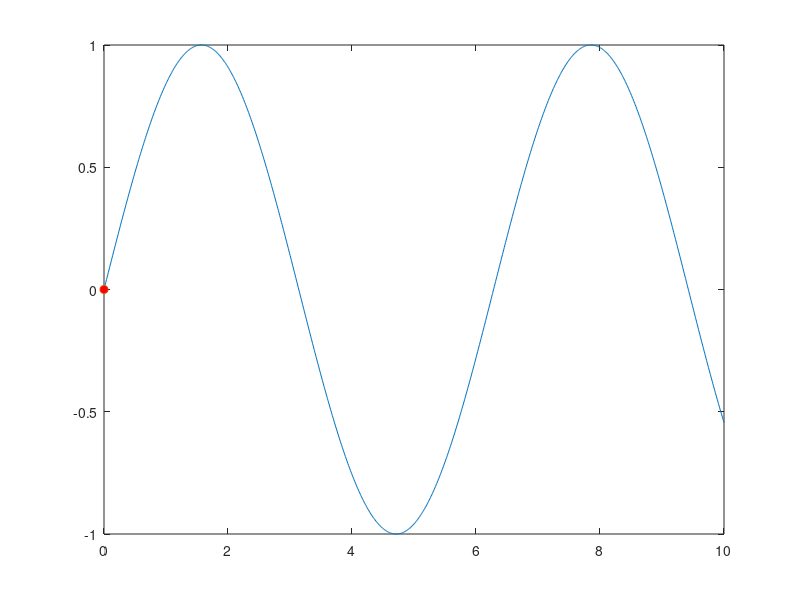

This figure's MATLAB source:
x = linspace(0,10,1000);
y = sin(x);
plot(x,y)
hold on
p = plot(x(1),y(1),'o','MarkerFaceColor','red');
hold off
axis manual